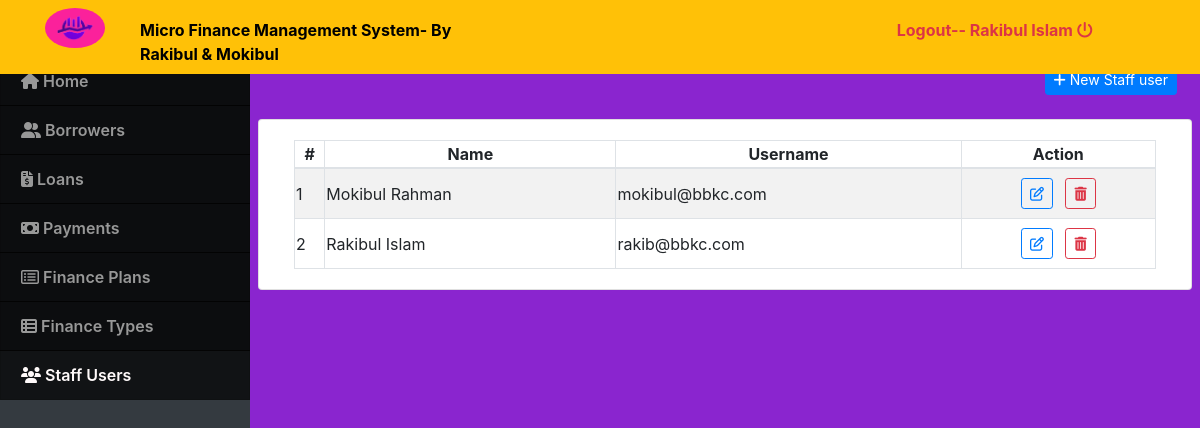
Page /index.php?page=users (signed in) on the earlier database version.
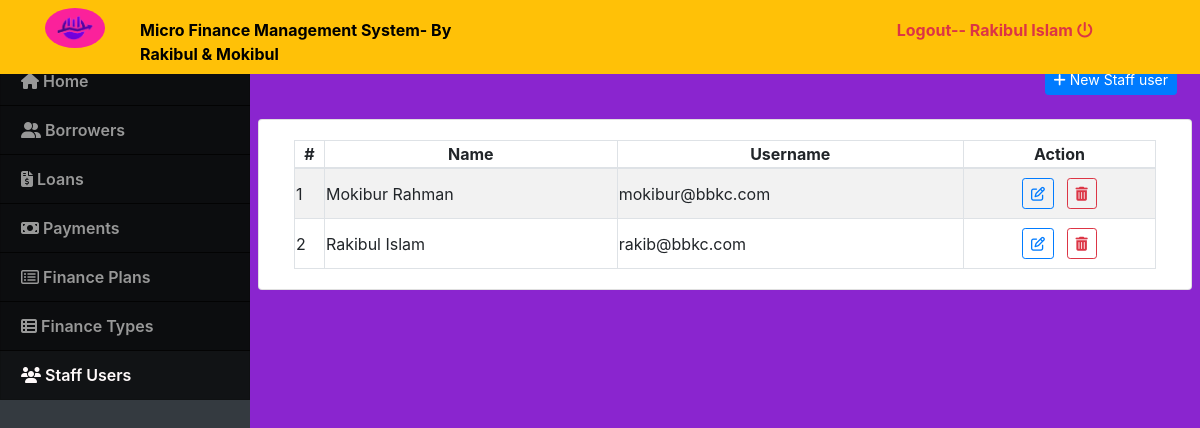
Same page on the later database version.
### tables this page shows
CREATE TABLE `users` (
  `id` int(30) NOT NULL,
  `name` varchar(200) NOT NULL,
  `address` text NOT NULL,
  `contact` text NOT NULL,
  `username` varchar(100) NOT NULL,
  `password` varchar(200) NOT NULL,
  `type` tinyint(1) NOT NULL DEFAULT 2 COMMENT '1=admin , 2 = staff'
);

### users.php (the view, shortened to what this page needs)
<div class="container-fluid">
	<div class="row">
		<div class="col-lg-12">
			<button class="btn btn-primary float-right btn-sm" id="new_user"><i class="fa fa-plus"></i> New Staff user</button>
		</div>
	</div>
	<br>
	<div class="row">
		<div class="card col-lg-12">
			<div class="card-body">
				<table class="table-striped table-bordered col-md-12">
					<thead>
						<tr>
							<th class="text-center">#</th>
							<th class="text-center">Name</th>
							<th class="text-center">Username</th>
							<th class="text-center">Action</th>
						</tr>
					</thead>
					<tbody>
						<?php
						include 'db_connect.php';
						$users = $conn->query("SELECT * FROM users order by name asc");
						$i = 1;
						while ($row = $users->fetch_assoc()) :
						?>
							<tr>
								<td>
									<?php echo $i++ ?>
								</td>
								<td>
									<?php echo $row['name'] ?>
								</td>
								<td>
									<?php echo $row['username'] ?>
								</td>
								<td>
									<center>
										<button class="btn btn-outline-primary btn-sm edit_user mx-1 my-2" type="button" <a class="dropdown-item edit_user" href="javascript:void(0)" data-id="<?php echo $row['id'] ?>"><i class="fa fa-edit"></i> </a> </button>
										<button class="btn btn-outline-danger btn-sm delete_user mx-1 my-2" type="button" <a class="dropdown-item edit_user" href="javascript:void(0)" data-id="<?php echo $row['id'] ?>"> <i class="fa fa-trash"></i> </a> </button>
									</center>
								</td>
							</tr>
						<?php endwhile; ?>
					</tbody>
				</table>
			</div>
		</div>
	</div>
</div>

Differences in the rows shown:
removed users: name "Mokibul Rahman", username "mokibul@bbkc.com"
added users: name "Mokibur Rahman", username "mokibur@bbkc.com"
